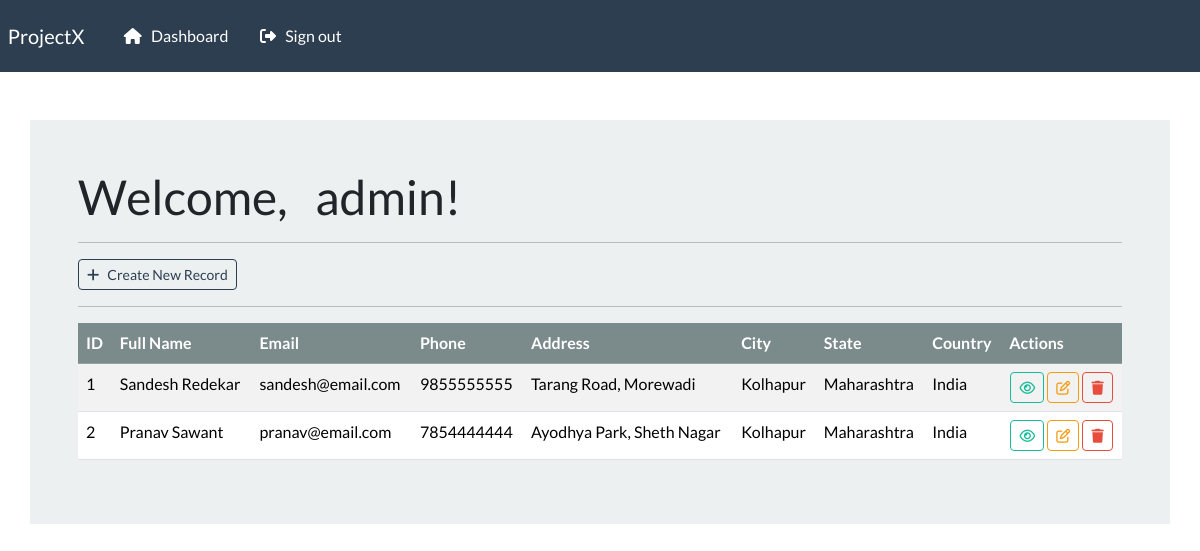
The page /dashboard (signed in) on the database its author committed.
### main/models.py (models this page shows, shortened)
class Record(models.Model):
    creation_date = models.DateTimeField(auto_now_add=True)
    first_name = models.CharField(max_length=100)
    last_name = models.CharField(max_length=100)
    email = models.EmailField(max_length=255)
    phone = models.CharField(max_length=20)
    address = models.CharField(max_length=300)
    city = models.CharField(max_length=255)
    state = models.CharField(max_length=125)
    country = models.CharField(max_length=125)

### main/views.py (the view)
# urls.py: path("dashboard",views.dashbord,name="dashboard"),
@login_required(login_url='login')
def dashbord(request):
    records = Record.objects.all()
    context = {'records':records}
    return render(request,"main/dashboard.html",context=context)

### main/templates/main/dashboard.html
{% extends "main/base.html" %} {% block content %}
<div class="container bg-light shadow-md p-5">
    <h1>Welcome, &nbsp; {{user}}!</h1>
    <hr />
    <a href="{% url 'add-record' %}" class="btn btn-outline-primary btn-sm"><i class="fa-solid fa-plus"></i> &nbsp; Create New Record</a>
    <hr />
    <table class="table table-hover table-striped">
        <thead class="table-dark">
            <tr>
                <th scope="col">ID</th>
                <th scope="col">Full Name</th>
                <th scope="col">Email</th>
                <th scope="col">Phone</th>
                <th scope="col">Address</th>
                <th scope="col">City</th>
                <th scope="col">State</th>
                <th scope="col">Country</th>
                <th scope="col">Actions</th>
            </tr>
        </thead>
        <tbody>
            {% if records %} {% for record in records %}
            <tr>
                <td>{{record.id}}</td>
                <td>{{record.first_name}} {{record.last_name}}</td>
                <td>{{record.email}}</td>
                <td>{{record.phone}}</td>
                <td>{{record.address}}</td>
                <td>{{record.city}}</td>
                <td>{{record.state}}</td>
                <td>{{record.country}}</td>
                <td class="text-center">
                    <a class="btn btn-outline-success btn-sm" href="{% url 'view' record.id %}">
                        <i class="fa-regular fa-eye"></i>
                    </a>
                    <a class="btn btn-outline-warning btn-sm" href="{% url 'update-record' record.id %}">
                        <i class="fa-regular fa-pen-to-square"></i>
                    </a>
                    <a class="btn btn-outline-danger btn-sm" href="{% url 'delete' record.id %}">
                        <i class="fa-solid fa-trash"></i>
                    </a>
                </td>
            </tr>
            {% endfor %} {% endif %}
        </tbody>
    </table>
</div>
{% endblock content %}

### main/templates/main/base.html (shortened to what this page needs)
{% load static %}
<!DOCTYPE html>
<html lang="en">
    <head>
        <link rel="stylesheet" href="{% static "main/css/bootstrap.min.css" %}" />
        <link rel="stylesheet" href="{% static "main/css/style.css" %}">
        <link href="{% static 'fontawesomefree/css/fontawesome.css' %}" rel="stylesheet" type="text/css">
        <link href="{% static 'fontawesomefree/css/brands.css' %}" rel="stylesheet" type="text/css">
        <link href="{% static 'fontawesomefree/css/solid.css' %}" rel="stylesheet" type="text/css">
    </head>
    <body>
        {% include "main/partials/navbar.html" %}
        <br>
            <br>
            {% block content %}{% endblock content %}
    </body>
</html>

### main/templates/main/partials/navbar.html (shortened to what this page needs)
<nav class="navbar navbar-expand-lg navbar-dark bg-primary justify-content-center">
    <a class="navbar-brand main-heading" href="{% url 'index' %}"> &nbsp; ProjectX </a>
    <div class="collapse navbar-collapse text-center" id="navbarNavDropdown">
        <ul class="navbar-nav mr-auto">
            &nbsp; &nbsp; &nbsp; {% if user.is_authenticated %}
            <li class="nav-item">
                <a class="nav-link" href="{% url 'dashboard' %}"><i class="fa fa-home" aria-hidden="true"></i> &nbsp; Dashboard </a>
            </li>
            <li class="nav-item">
                <a class="nav-link" href="{% url 'logout' %}"> <i class="fa fa-sign-out" aria-hidden="true"></i> &nbsp; Sign out </a>
            </li>
        </ul>
        {% endif %}
    </div>
</nav>

### rows shown on the page
Record: id "1", first_name "Sandesh", last_name "Redekar", email "sandesh@email.com", phone "9855555555", address "Tarang Road, Morewadi", city "Kolhapur", state "Maharashtra", country "India"
Record: id "2", first_name "Pranav", last_name "Sawant", email "pranav@email.com", phone "7854444444", address "Ayodhya Park, Sheth Nagar", city "Kolhapur", state "Maharashtra", country "India"

### other values the page prints
{{ user }} "admin"
